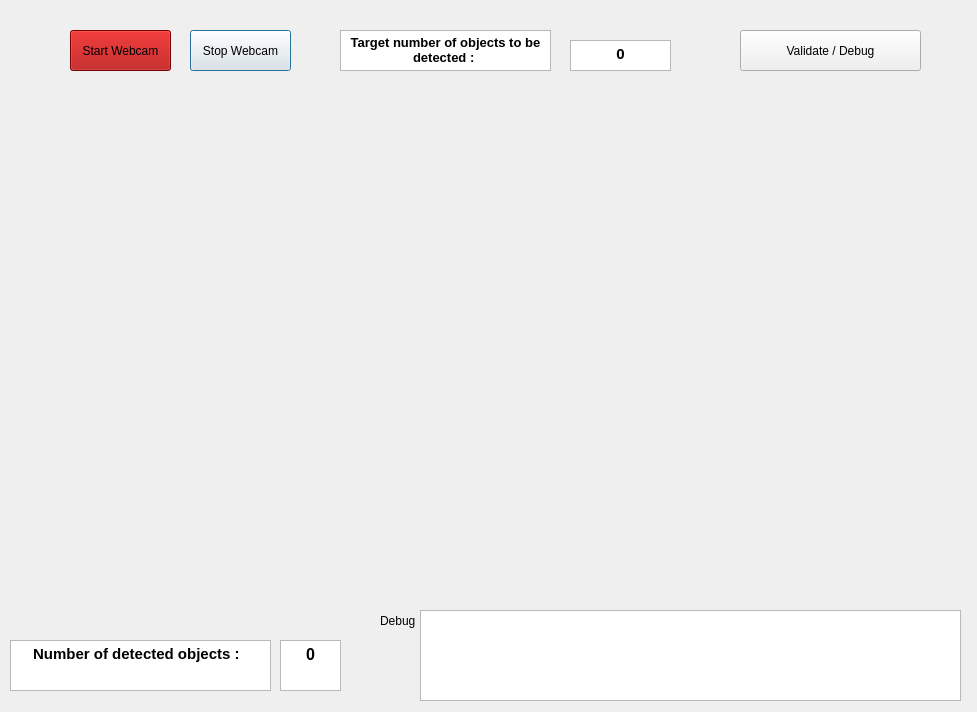
<?xml version="1.0" encoding="UTF-8"?>
<ui version="4.0">
 <class>Dialog</class>
 <widget class="QDialog" name="Dialog">
  <property name="geometry">
   <rect>
    <x>0</x>
    <y>0</y>
    <width>977</width>
    <height>712</height>
   </rect>
  </property>
  <property name="windowTitle">
   <string>Dialog</string>
  </property>
  <widget class="QLabel" name="videoLabel">
   <property name="geometry">
    <rect>
     <x>170</x>
     <y>100</y>
     <width>640</width>
     <height>480</height>
    </rect>
   </property>
   <property name="text">
    <string/>
   </property>
  </widget>
  <widget class="QTextBrowser" name="sampleText_1">
   <property name="geometry">
    <rect>
     <x>10</x>
     <y>640</y>
     <width>261</width>
     <height>51</height>
    </rect>
   </property>
   <property name="html">
    <string>&lt;!DOCTYPE HTML PUBLIC &quot;-//W3C//DTD HTML 4.0//EN&quot; &quot;http://www.w3.org/TR/REC-html40/strict.dtd&quot;&gt;
&lt;html&gt;&lt;head&gt;&lt;meta name=&quot;qrichtext&quot; content=&quot;1&quot; /&gt;&lt;style type=&quot;text/css&quot;&gt;
p, li { white-space: pre-wrap; }
&lt;/style&gt;&lt;/head&gt;&lt;body style=&quot; font-family:'MS Shell Dlg 2'; font-size:8.25pt; font-weight:400; font-style:normal;&quot;&gt;
&lt;p align=&quot;center&quot; style=&quot; margin-top:0px; margin-bottom:0px; margin-left:0px; margin-right:0px; -qt-block-indent:0; text-indent:0px;&quot;&gt;&lt;span style=&quot; font-size:11pt; font-weight:600;&quot;&gt;Number of detected objects :  &lt;/span&gt;&lt;/p&gt;&lt;/body&gt;&lt;/html&gt;</string>
   </property>
  </widget>
  <widget class="QTextBrowser" name="numberText">
   <property name="geometry">
    <rect>
     <x>280</x>
     <y>640</y>
     <width>61</width>
     <height>51</height>
    </rect>
   </property>
   <property name="font">
    <font>
     <pointsize>11</pointsize>
    </font>
   </property>
   <property name="html">
    <string>&lt;!DOCTYPE HTML PUBLIC &quot;-//W3C//DTD HTML 4.0//EN&quot; &quot;http://www.w3.org/TR/REC-html40/strict.dtd&quot;&gt;
&lt;html&gt;&lt;head&gt;&lt;meta name=&quot;qrichtext&quot; content=&quot;1&quot; /&gt;&lt;style type=&quot;text/css&quot;&gt;
p, li { white-space: pre-wrap; }
&lt;/style&gt;&lt;/head&gt;&lt;body style=&quot; font-family:'MS Shell Dlg 2'; font-size:11pt; font-weight:400; font-style:normal;&quot;&gt;
&lt;p align=&quot;center&quot; style=&quot; margin-top:0px; margin-bottom:0px; margin-left:0px; margin-right:0px; -qt-block-indent:0; text-indent:0px;&quot;&gt;&lt;span style=&quot; font-size:12pt; font-weight:600;&quot;&gt;0&lt;/span&gt;&lt;/p&gt;&lt;/body&gt;&lt;/html&gt;</string>
   </property>
  </widget>
  <widget class="QTextBrowser" name="sampleText_2">
   <property name="geometry">
    <rect>
     <x>340</x>
     <y>30</y>
     <width>211</width>
     <height>41</height>
    </rect>
   </property>
   <property name="html">
    <string>&lt;!DOCTYPE HTML PUBLIC &quot;-//W3C//DTD HTML 4.0//EN&quot; &quot;http://www.w3.org/TR/REC-html40/strict.dtd&quot;&gt;
&lt;html&gt;&lt;head&gt;&lt;meta name=&quot;qrichtext&quot; content=&quot;1&quot; /&gt;&lt;style type=&quot;text/css&quot;&gt;
p, li { white-space: pre-wrap; }
&lt;/style&gt;&lt;/head&gt;&lt;body style=&quot; font-family:'MS Shell Dlg 2'; font-size:8.25pt; font-weight:400; font-style:normal;&quot;&gt;
&lt;p align=&quot;center&quot; style=&quot; margin-top:0px; margin-bottom:0px; margin-left:0px; margin-right:0px; -qt-block-indent:0; text-indent:0px;&quot;&gt;&lt;span style=&quot; font-size:10pt; font-weight:600;&quot;&gt;Target number of objects to be detected : &lt;/span&gt;&lt;/p&gt;&lt;/body&gt;&lt;/html&gt;</string>
   </property>
  </widget>
  <widget class="QTextEdit" name="targetEdit">
   <property name="geometry">
    <rect>
     <x>570</x>
     <y>40</y>
     <width>101</width>
     <height>31</height>
    </rect>
   </property>
   <property name="font">
    <font>
     <pointsize>11</pointsize>
     <weight>50</weight>
     <bold>false</bold>
     <strikeout>false</strikeout>
    </font>
   </property>
   <property name="cursor" stdset="0">
    <cursorShape>IBeamCursor</cursorShape>
   </property>
   <property name="mouseTracking">
    <bool>false</bool>
   </property>
   <property name="html">
    <string>&lt;!DOCTYPE HTML PUBLIC &quot;-//W3C//DTD HTML 4.0//EN&quot; &quot;http://www.w3.org/TR/REC-html40/strict.dtd&quot;&gt;
&lt;html&gt;&lt;head&gt;&lt;meta name=&quot;qrichtext&quot; content=&quot;1&quot; /&gt;&lt;style type=&quot;text/css&quot;&gt;
p, li { white-space: pre-wrap; }
&lt;/style&gt;&lt;/head&gt;&lt;body style=&quot; font-family:'MS Shell Dlg 2'; font-size:11pt; font-weight:400; font-style:normal;&quot;&gt;
&lt;p align=&quot;center&quot; style=&quot; margin-top:0px; margin-bottom:0px; margin-left:0px; margin-right:0px; -qt-block-indent:0; text-indent:0px;&quot;&gt;&lt;span style=&quot; font-weight:600;&quot;&gt;0&lt;/span&gt;&lt;/p&gt;&lt;/body&gt;&lt;/html&gt;</string>
   </property>
  </widget>
  <widget class="QPushButton" name="stopWebcam">
   <property name="geometry">
    <rect>
     <x>190</x>
     <y>30</y>
     <width>101</width>
     <height>41</height>
    </rect>
   </property>
   <property name="sizePolicy">
    <sizepolicy hsizetype="Preferred" vsizetype="Fixed">
     <horstretch>0</horstretch>
     <verstretch>0</verstretch>
    </sizepolicy>
   </property>
   <property name="font">
    <font>
     <pointsize>9</pointsize>
     <weight>50</weight>
     <bold>false</bold>
     <strikeout>false</strikeout>
    </font>
   </property>
   <property name="cursor">
    <cursorShape>PointingHandCursor</cursorShape>
   </property>
   <property name="text">
    <string>Stop Webcam</string>
   </property>
  </widget>
  <widget class="QPushButton" name="startWebcam">
   <property name="enabled">
    <bool>true</bool>
   </property>
   <property name="geometry">
    <rect>
     <x>70</x>
     <y>30</y>
     <width>101</width>
     <height>41</height>
    </rect>
   </property>
   <property name="sizePolicy">
    <sizepolicy hsizetype="Preferred" vsizetype="Fixed">
     <horstretch>0</horstretch>
     <verstretch>0</verstretch>
    </sizepolicy>
   </property>
   <property name="palette">
    <palette>
     <active>
      <colorrole role="WindowText">
       <brush brushstyle="SolidPattern">
        <color alpha="255">
         <red>0</red>
         <green>0</green>
         <blue>0</blue>
        </color>
       </brush>
      </colorrole>
      <colorrole role="Button">
       <brush brushstyle="SolidPattern">
        <color alpha="255">
         <red>170</red>
         <green>0</green>
         <blue>0</blue>
        </color>
       </brush>
      </colorrole>
      <colorrole role="Light">
       <brush brushstyle="SolidPattern">
        <color alpha="255">
         <red>255</red>
         <green>0</green>
         <blue>0</blue>
        </color>
       </brush>
      </colorrole>
      <colorrole role="Midlight">
       <brush brushstyle="SolidPattern">
        <color alpha="255">
         <red>212</red>
         <green>0</green>
         <blue>0</blue>
        </color>
       </brush>
      </colorrole>
      <colorrole role="Dark">
       <brush brushstyle="SolidPattern">
        <color alpha="255">
         <red>85</red>
         <green>0</green>
         <blue>0</blue>
        </color>
       </brush>
      </colorrole>
      <colorrole role="Mid">
       <brush brushstyle="SolidPattern">
        <color alpha="255">
         <red>113</red>
         <green>0</green>
         <blue>0</blue>
        </color>
       </brush>
      </colorrole>
      <colorrole role="Text">
       <brush brushstyle="SolidPattern">
        <color alpha="255">
         <red>0</red>
         <green>0</green>
         <blue>0</blue>
        </color>
       </brush>
      </colorrole>
      <colorrole role="BrightText">
       <brush brushstyle="SolidPattern">
        <color alpha="255">
         <red>255</red>
         <green>255</green>
         <blue>255</blue>
        </color>
       </brush>
      </colorrole>
      <colorrole role="ButtonText">
       <brush brushstyle="SolidPattern">
        <color alpha="255">
         <red>0</red>
         <green>0</green>
         <blue>0</blue>
        </color>
       </brush>
      </colorrole>
      <colorrole role="Base">
       <brush brushstyle="SolidPattern">
        <color alpha="255">
         <red>255</red>
         <green>255</green>
         <blue>255</blue>
        </color>
       </brush>
      </colorrole>
      <colorrole role="Window">
       <brush brushstyle="SolidPattern">
        <color alpha="255">
         <red>170</red>
         <green>0</green>
         <blue>0</blue>
        </color>
       </brush>
      </colorrole>
      <colorrole role="Shadow">
       <brush brushstyle="SolidPattern">
        <color alpha="255">
         <red>0</red>
         <green>0</green>
         <blue>0</blue>
        </color>
       </brush>
      </colorrole>
      <colorrole role="AlternateBase">
       <brush brushstyle="SolidPattern">
        <color alpha="255">
         <red>212</red>
         <green>127</green>
         <blue>127</blue>
        </color>
       </brush>
      </colorrole>
      <colorrole role="ToolTipBase">
       <brush brushstyle="SolidPattern">
        <color alpha="255">
         <red>255</red>
         <green>255</green>
         <blue>220</blue>
        </color>
       </brush>
      </colorrole>
      <colorrole role="ToolTipText">
       <brush brushstyle="SolidPattern">
        <color alpha="255">
         <red>0</red>
         <green>0</green>
         <blue>0</blue>
        </color>
       </brush>
      </colorrole>
     </active>
     <inactive>
      <colorrole role="WindowText">
       <brush brushstyle="SolidPattern">
        <color alpha="255">
         <red>0</red>
         <green>0</green>
         <blue>0</blue>
        </color>
       </brush>
      </colorrole>
      <colorrole role="Button">
       <brush brushstyle="SolidPattern">
        <color alpha="255">
         <red>170</red>
         <green>0</green>
         <blue>0</blue>
        </color>
       </brush>
      </colorrole>
      <colorrole role="Light">
       <brush brushstyle="SolidPattern">
        <color alpha="255">
         <red>255</red>
         <green>0</green>
         <blue>0</blue>
        </color>
       </brush>
      </colorrole>
      <colorrole role="Midlight">
       <brush brushstyle="SolidPattern">
        <color alpha="255">
         <red>212</red>
         <green>0</green>
         <blue>0</blue>
        </color>
       </brush>
      </colorrole>
      <colorrole role="Dark">
       <brush brushstyle="SolidPattern">
        <color alpha="255">
         <red>85</red>
         <green>0</green>
         <blue>0</blue>
        </color>
       </brush>
      </colorrole>
      <colorrole role="Mid">
       <brush brushstyle="SolidPattern">
        <color alpha="255">
         <red>113</red>
         <green>0</green>
         <blue>0</blue>
        </color>
       </brush>
      </colorrole>
      <colorrole role="Text">
       <brush brushstyle="SolidPattern">
        <color alpha="255">
         <red>0</red>
         <green>0</green>
         <blue>0</blue>
        </color>
       </brush>
      </colorrole>
      <colorrole role="BrightText">
       <brush brushstyle="SolidPattern">
        <color alpha="255">
         <red>255</red>
         <green>255</green>
         <blue>255</blue>
        </color>
       </brush>
      </colorrole>
      <colorrole role="ButtonText">
       <brush brushstyle="SolidPattern">
        <color alpha="255">
         <red>0</red>
         <green>0</green>
         <blue>0</blue>
        </color>
       </brush>
      </colorrole>
      <colorrole role="Base">
       <brush brushstyle="SolidPattern">
        <color alpha="255">
         <red>255</red>
         <green>255</green>
         <blue>255</blue>
        </color>
       </brush>
      </colorrole>
      <colorrole role="Window">
       <brush brushstyle="SolidPattern">
        <color alpha="255">
         <red>170</red>
         <green>0</green>
         <blue>0</blue>
        </color>
       </brush>
      </colorrole>
      <colorrole role="Shadow">
       <brush brushstyle="SolidPattern">
        <color alpha="255">
         <red>0</red>
         <green>0</green>
         <blue>0</blue>
        </color>
       </brush>
      </colorrole>
      <colorrole role="AlternateBase">
       <brush brushstyle="SolidPattern">
        <color alpha="255">
         <red>212</red>
         <green>127</green>
         <blue>127</blue>
        </color>
       </brush>
      </colorrole>
      <colorrole role="ToolTipBase">
       <brush brushstyle="SolidPattern">
        <color alpha="255">
         <red>255</red>
         <green>255</green>
         <blue>220</blue>
        </color>
       </brush>
      </colorrole>
      <colorrole role="ToolTipText">
       <brush brushstyle="SolidPattern">
        <color alpha="255">
         <red>0</red>
         <green>0</green>
         <blue>0</blue>
        </color>
       </brush>
      </colorrole>
     </inactive>
     <disabled>
      <colorrole role="WindowText">
       <brush brushstyle="SolidPattern">
        <color alpha="255">
         <red>85</red>
         <green>0</green>
         <blue>0</blue>
        </color>
       </brush>
      </colorrole>
      <colorrole role="Button">
       <brush brushstyle="SolidPattern">
        <color alpha="255">
         <red>170</red>
         <green>0</green>
         <blue>0</blue>
        </color>
       </brush>
      </colorrole>
      <colorrole role="Light">
       <brush brushstyle="SolidPattern">
        <color alpha="255">
         <red>255</red>
         <green>0</green>
         <blue>0</blue>
        </color>
       </brush>
      </colorrole>
      <colorrole role="Midlight">
       <brush brushstyle="SolidPattern">
        <color alpha="255">
         <red>212</red>
         <green>0</green>
         <blue>0</blue>
        </color>
       </brush>
      </colorrole>
      <colorrole role="Dark">
       <brush brushstyle="SolidPattern">
        <color alpha="255">
         <red>85</red>
         <green>0</green>
         <blue>0</blue>
        </color>
       </brush>
      </colorrole>
      <colorrole role="Mid">
       <brush brushstyle="SolidPattern">
        <color alpha="255">
         <red>113</red>
         <green>0</green>
         <blue>0</blue>
        </color>
       </brush>
      </colorrole>
      <colorrole role="Text">
       <brush brushstyle="SolidPattern">
        <color alpha="255">
         <red>85</red>
         <green>0</green>
         <blue>0</blue>
        </color>
       </brush>
      </colorrole>
      <colorrole role="BrightText">
       <brush brushstyle="SolidPattern">
        <color alpha="255">
         <red>255</red>
         <green>255</green>
         <blue>255</blue>
        </color>
       </brush>
      </colorrole>
      <colorrole role="ButtonText">
       <brush brushstyle="SolidPattern">
        <color alpha="255">
         <red>85</red>
         <green>0</green>
         <blue>0</blue>
        </color>
       </brush>
      </colorrole>
      <colorrole role="Base">
       <brush brushstyle="SolidPattern">
        <color alpha="255">
         <red>170</red>
         <green>0</green>
         <blue>0</blue>
        </color>
       </brush>
      </colorrole>
      <colorrole role="Window">
       <brush brushstyle="SolidPattern">
        <color alpha="255">
         <red>170</red>
         <green>0</green>
         <blue>0</blue>
        </color>
       </brush>
      </colorrole>
      <colorrole role="Shadow">
       <brush brushstyle="SolidPattern">
        <color alpha="255">
         <red>0</red>
         <green>0</green>
         <blue>0</blue>
        </color>
       </brush>
      </colorrole>
      <colorrole role="AlternateBase">
       <brush brushstyle="SolidPattern">
        <color alpha="255">
         <red>170</red>
         <green>0</green>
         <blue>0</blue>
        </color>
       </brush>
      </colorrole>
      <colorrole role="ToolTipBase">
       <brush brushstyle="SolidPattern">
        <color alpha="255">
         <red>255</red>
         <green>255</green>
         <blue>220</blue>
        </color>
       </brush>
      </colorrole>
      <colorrole role="ToolTipText">
       <brush brushstyle="SolidPattern">
        <color alpha="255">
         <red>0</red>
         <green>0</green>
         <blue>0</blue>
        </color>
       </brush>
      </colorrole>
     </disabled>
    </palette>
   </property>
   <property name="font">
    <font>
     <pointsize>9</pointsize>
     <weight>50</weight>
     <bold>false</bold>
     <strikeout>false</strikeout>
    </font>
   </property>
   <property name="cursor">
    <cursorShape>PointingHandCursor</cursorShape>
   </property>
   <property name="mouseTracking">
    <bool>false</bool>
   </property>
   <property name="text">
    <string>Start Webcam</string>
   </property>
  </widget>
  <widget class="QPushButton" name="valButton">
   <property name="geometry">
    <rect>
     <x>740</x>
     <y>30</y>
     <width>181</width>
     <height>41</height>
    </rect>
   </property>
   <property name="font">
    <font>
     <pointsize>9</pointsize>
     <weight>50</weight>
     <bold>false</bold>
     <strikeout>false</strikeout>
    </font>
   </property>
   <property name="cursor">
    <cursorShape>PointingHandCursor</cursorShape>
   </property>
   <property name="text">
    <string>Validate / Debug</string>
   </property>
  </widget>
  <widget class="QLabel" name="label_18">
   <property name="geometry">
    <rect>
     <x>380</x>
     <y>610</y>
     <width>68</width>
     <height>22</height>
    </rect>
   </property>
   <property name="text">
    <string>Debug</string>
   </property>
  </widget>
  <widget class="QTextEdit" name="logEdit">
   <property name="geometry">
    <rect>
     <x>420</x>
     <y>610</y>
     <width>541</width>
     <height>91</height>
    </rect>
   </property>
  </widget>
 </widget>
 <resources/>
 <connections/>
</ui>
